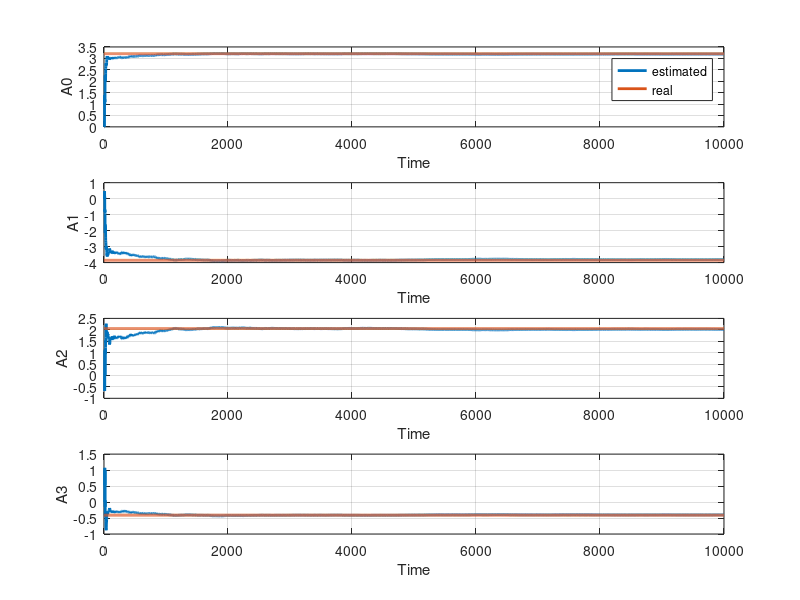
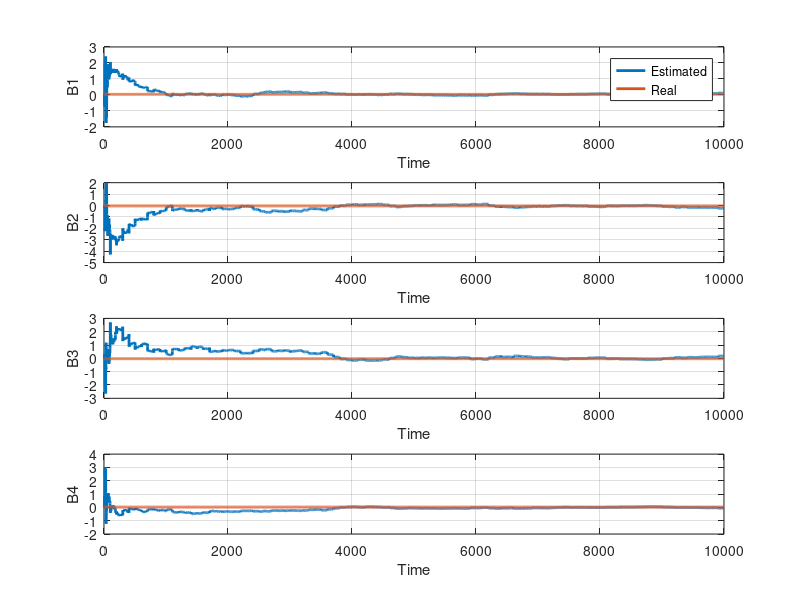
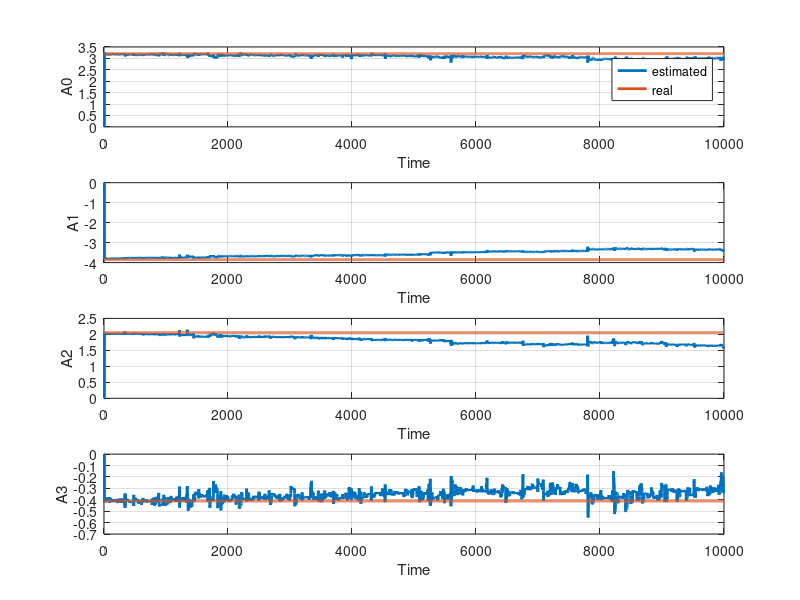
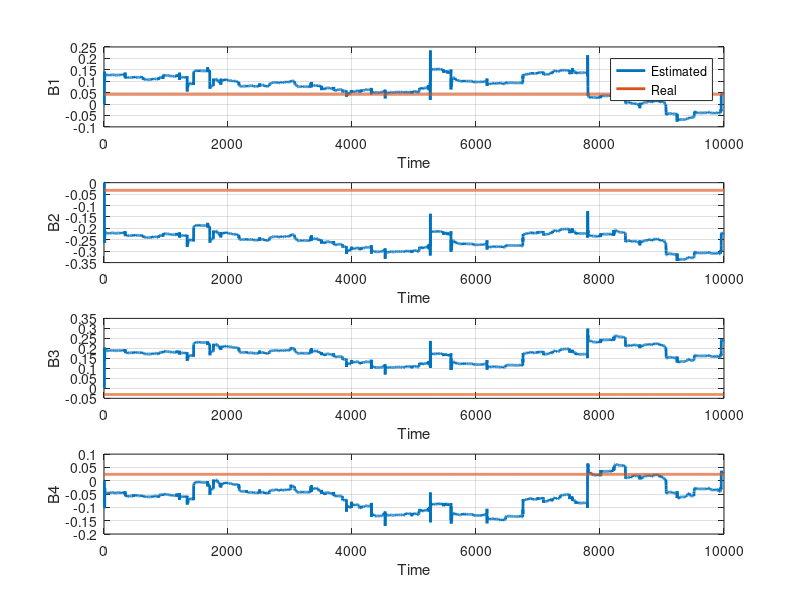

MATLAB code for these plots, in order:
clc; clear all; close all;

% a0 = 3.901483; a1 = -5.707852; a2 = 3.711206; a3 = -0.904837;
% b1 = 0.009853; b2 = -0.028870; b3 = 0.028204; b4 = -0.009187;
a0=3.207; a1=-3.853; a2=2.055; a3=-0.4107;
b1=0.04269; b2=-0.0332; b3=-0.03096; b4=0.02414;
max = 10000;
Noise=0.7*wgn(max,1,1);
y = zeros(max, 1);
duration = 1000.0;
sampling_rate =1;
t1 = 0:1/sampling_rate:duration;
u = sind(2 * pi * t1)+sind(5 * pi * t1)+sind(7 * pi * t1)+sind(3 * pi *t1); %sin wave input 
% u = zeros(1,max); u(5) =1; % Impulse input 
% u=randn(1,max);
% u=ones(1,max);%u(1)=0; %step input
% u(1:50, 1) = ones(50, 1);
T = 100;
for i = 101:max
    u(i) = u(i - T);
end

for t = 8:max
        y(t) = a0 * y(t-1) + a1 * y(t - 2) + a2 * y(t - 3) + a3 * y(t - 4) ...
         + b1 * u(t - 1) + b2 * u(t - 2) + b3 * u(t - 3) + b4 * u(t - 4)+ Noise(t);%-0.5 * Noise(t - 1);
end
mean(Noise);
P = 100 * eye(8);
theta = zeros(8, 1);
a0_values(1) =theta(1);
a1_values(1) =theta(2);
a2_values(1) = theta(3);
a3_values(1) =theta(4);
b1_values(1) =theta(5);
b2_values(1) =theta(6);
b3_values(1) =theta(7);
b4_values(1) =theta(8);


forgetting_factors = [1, 0.999, 0.99,1.1, 0.95];
landa=forgetting_factors(1);
 
    % RLS Algorithm with forgetting factor landa
   for i = 8:max
        phiint = [y(i - 1);y(i - 2);y(i - 3);y(i - 4); u(i - 1);u(i - 2);u(i - 3);u(i - 4)];%for ELS +Noise(t-1)
        K = P * phiint * inv(landa * eye(1) + phiint' * P * phiint);
        theta = theta + K * (y(i) - phiint' * theta);
        P = (eye(8) - K * phiint') * P / landa;
        traceP(t)=trace(P);
        a0_values(i) = theta(1);
        a1_values(i) = theta(2);
        a2_values(i) = theta(3);
        a3_values(i) = theta(4);
        b1_values(i) = theta(5);
        b2_values(i) = theta(6);
        b3_values(i) = theta(7);
        b4_values(i) = theta(8);
   end

    disp(['a0: ', num2str(a0_values(max))]);
    disp(['a1: ', num2str(a1_values(max))]);
    disp(['a2: ', num2str(a2_values(max))]);
    disp(['a3: ', num2str(a3_values(max))]);
    disp(['b1: ', num2str(b1_values(max))]);
    disp(['b2: ', num2str(b2_values(max))]);
    disp(['b3: ', num2str(b3_values(max))]);
    disp(['b4: ', num2str(b4_values(max))]);

figure;
subplot(4,1,1)
plot(a0_values, 'LineWidth', 2);
hold on;
plot(1:max, a0*ones(size(1:max)), 'LineWidth', 2);  
xlabel('Time');
ylabel(['A0']);
legend("estimated","real")
grid on;

subplot(4,1,2)
plot(a1_values, 'LineWidth', 2);
hold on;
plot(1:max, a1*ones(size(1:max)), 'LineWidth', 2); 
xlabel('Time');
ylabel(['A1']);
grid on;

subplot(4,1,3)  
plot(a2_values, 'LineWidth', 2);
hold on;
plot(1:max, a2*ones(size(1:max)), 'LineWidth', 2); 
xlabel('Time');
ylabel(['A2']);
grid on;

subplot(4,1,4)
plot(a3_values, 'LineWidth', 2);
hold on;
plot(1:max, a3*ones(size(1:max)), 'LineWidth', 2);
xlabel('Time');
ylabel(['A3']);
grid on;

figure;
subplot(4,1,1)
plot(b1_values, 'LineWidth', 2);
hold on;
plot(1:max, b1*ones(size(1:max)), 'LineWidth', 2); 
xlabel('Time');
ylabel('B1');
legend('Estimated', 'Real');
grid on;


subplot(4,1,2)
plot(b2_values, 'LineWidth', 2);
hold on;
plot(1:max, b2*ones(size(1:max)), 'LineWidth', 2);
xlabel('Time');
ylabel(['B2']);
grid on;

subplot(4,1,3)
plot(b3_values, 'LineWidth', 2);
hold on;
plot(1:max, b3*ones(size(1:max)), 'LineWidth', 2); 
xlabel('Time');
ylabel(['B3']);
grid on;

subplot(4,1,4)
plot(b4_values, 'LineWidth', 2);
hold on;
plot(1:max, b4*ones(size(1:max)), 'LineWidth', 2);
xlabel('Time');
ylabel(['B4']);
grid on;
%%%%%%%%%%%%%%%%%%%%%%%%%%%%%%%%%%%%%%%%%%%%%%%%%
clear P;
gama=1;
alpha=0.01;
for i=8:max
    phiint=[y(i-1);y(i-2);y(i-3);y(i-4);u(i-1);u(i-2);u(i-3);u(i-4)];
    P=gama/(alpha+transpose(phiint)*phiint);
%   P=inv(phiint'*phiint);
    theta=theta+P*phiint*(y(i)-transpose(phiint)*theta);
    a0e(i)=theta(1);
    a1e(i)=theta(2);
    a2e(i)=theta(3);
    a3e(i)=theta(4);
    b1e(i)=theta(5);
    b2e(i)=theta(6);
    b3e(i)=theta(7);
    b4e(i)=theta(8);
end
    disp("PA:")
    disp(['a0: ', num2str(a0e(max))]);
    disp(['a1: ', num2str(a1e(max))]);
    disp(['a2: ', num2str(a2e(max))]);
    disp(['a3: ', num2str(a3e(max))]);
    disp(['b1: ', num2str(b1e(max))]);
    disp(['b2: ', num2str(b2e(max))]);
    disp(['b3: ', num2str(b3e(max))]);
    disp(['b4: ', num2str(b4e(max))]);

figure;
subplot(4,1,1)
plot(a0e, 'LineWidth', 2);
hold on;
plot(1:max, a0*ones(size(1:max)), 'LineWidth', 2);  
xlabel('Time');
ylabel(['A0']);
legend("estimated","real")
grid on;

subplot(4,1,2)
plot(a1e, 'LineWidth', 2);
hold on;
plot(1:max, a1*ones(size(1:max)), 'LineWidth', 2); 
xlabel('Time');
ylabel(['A1']);
grid on;

subplot(4,1,3)  
plot(a2e, 'LineWidth', 2);
hold on;
plot(1:max, a2*ones(size(1:max)), 'LineWidth', 2); 
xlabel('Time');
ylabel(['A2']);
grid on;

subplot(4,1,4)
plot(a3e, 'LineWidth', 2);
hold on;
plot(1:max, a3*ones(size(1:max)), 'LineWidth', 2);
xlabel('Time');
ylabel(['A3']);
grid on;

figure;
subplot(4,1,1)
plot(b1e, 'LineWidth', 2);
hold on;
plot(1:max, b1*ones(size(1:max)), 'LineWidth', 2); 
xlabel('Time');
ylabel('B1');
legend('Estimated', 'Real');
grid on;


subplot(4,1,2)
plot(b2e, 'LineWidth', 2);
hold on;
plot(1:max, b2*ones(size(1:max)), 'LineWidth', 2);
xlabel('Time');
ylabel(['B2']);
grid on;

subplot(4,1,3)
plot(b3e, 'LineWidth', 2);
hold on;
plot(1:max, b3*ones(size(1:max)), 'LineWidth', 2); 
xlabel('Time');
ylabel(['B3']);
grid on;

subplot(4,1,4)
plot(b4e, 'LineWidth', 2);
hold on;
plot(1:max, b4*ones(size(1:max)), 'LineWidth', 2);
xlabel('Time');
ylabel(['B4']);
grid on;

%%%%%%%%%%%%%%%%%%%%%%%%%%%%%%%%%%%%%%%%%%%%%%%%
%LMS

clear P;
gama=1e-5;
P=gama;
for i=8:max
    phiint=[y(i-1);y(i-2);y(i-3);y(i-4);u(i-1);u(i-2);u(i-3);u(i-4)];
    P=gama;
    theta=theta+P*phiint*(y(i)-phiint'*theta);
    a0e(i)=theta(1);
    a1e(i)=theta(2);
    a2e(i)=theta(3);
    a3e(i)=theta(4);
    b1e(i)=theta(5);
    b2e(i)=theta(6);
    b3e(i)=theta(7);
    b4e(i)=theta(8);
end
    disp("LMS:")
    disp(['a0: ', num2str(a0e(max))]);
    disp(['a1: ', num2str(a1e(max))]);
    disp(['a2: ', num2str(a2e(max))]);
    disp(['a3: ', num2str(a3e(max))]);
    disp(['b1: ', num2str(b1e(max))]);
    disp(['b2: ', num2str(b2e(max))]);
    disp(['b3: ', num2str(b3e(max))]);
    disp(['b4: ', num2str(b4e(max))]);

figure;
subplot(4,1,1)
plot(a0e, 'LineWidth', 2);
hold on;
plot(1:max, a0*ones(size(1:max)), 'LineWidth', 2);  
xlabel('Time');
ylabel(['A0']);
legend("estimated","real")
grid on;

subplot(4,1,2)
plot(a1e, 'LineWidth', 2);
hold on;
plot(1:max, a1*ones(size(1:max)), 'LineWidth', 2); 
xlabel('Time');
ylabel(['A1']);
grid on;

subplot(4,1,3)  
plot(a2e, 'LineWidth', 2);
hold on;
plot(1:max, a2*ones(size(1:max)), 'LineWidth', 2); 
xlabel('Time');
ylabel(['A2']);
grid on;

subplot(4,1,4)
plot(a3e, 'LineWidth', 2);
hold on;
plot(1:max, a3*ones(size(1:max)), 'LineWidth', 2);
xlabel('Time');
ylabel(['A3']);
grid on;

figure;
subplot(4,1,1)
plot(b1e, 'LineWidth', 2);
hold on;
plot(1:max, b1*ones(size(1:max)), 'LineWidth', 2); 
xlabel('Time');
ylabel('B1');
legend('Estimated', 'Real');
grid on;


subplot(4,1,2)
plot(b2e, 'LineWidth', 2);
hold on;
plot(1:max, b2*ones(size(1:max)), 'LineWidth', 2);
xlabel('Time');
ylabel(['B2']);
grid on;

subplot(4,1,3)
plot(b3e, 'LineWidth', 2);
hold on;
plot(1:max, b3*ones(size(1:max)), 'LineWidth', 2); 
xlabel('Time');
ylabel(['B3']);
grid on;

subplot(4,1,4)
plot(b4e, 'LineWidth', 2);
hold on;
plot(1:max, b4*ones(size(1:max)), 'LineWidth', 2);
xlabel('Time');
ylabel(['B4']);
grid on;

